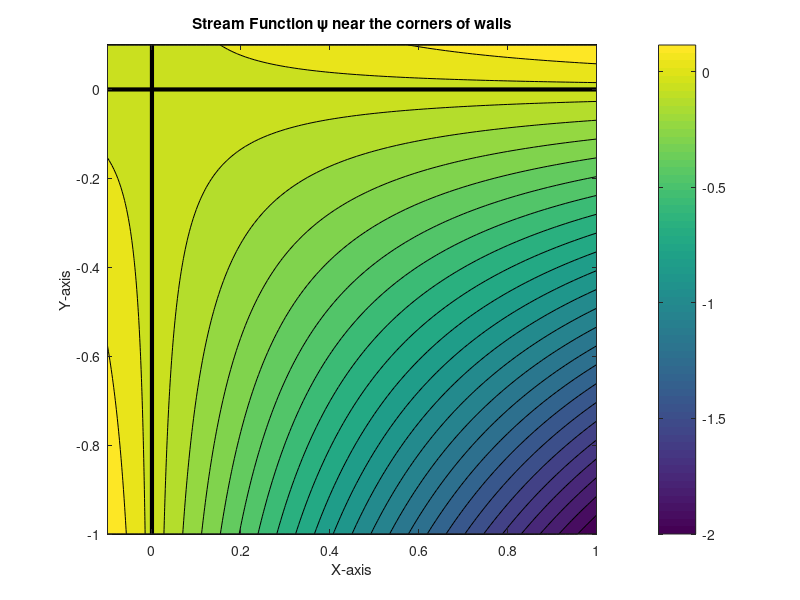

The MATLAB script that drew this image:
x = -0.1:0.01:1;y = -1:0.01:0.1;
[X,Y] = meshgrid(x,y);psi = 2*X.*Y;
figure;contourf(X,Y,psi,25);colorbar;hold on
plot([min(x) max(x)],[0 0],'k','LineWidth',3)
plot([0 0],[min(y) max(y)],'k','LineWidth',3)
xlabel('X-axis');ylabel('Y-axis')
title('Stream Function \psi near the corners of walls')
axis square;axis tight;print('-djpeg100','CornerFlow_Theory')